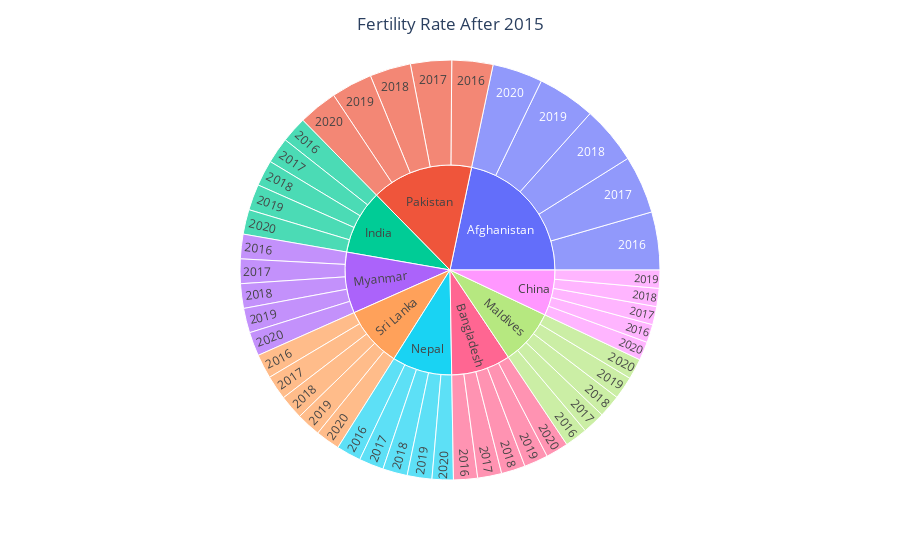

Notebook source saved alongside this figure:
### Code cell
fig = px.sunburst(
            pop_density_after_2015,
            path = ['country', 'Year'],
            values = 'Fertility Rate'
                 )

fig.update_layout(title_text = 'Fertility Rate After 2015', title_x = 0.5)

### Figure 1 — Plotly figure (JSON) as saved in the notebook; plotly's stock layout.template omitted (floating-point values rounded to 4 significant figures)
{"data": [{"branchvalues": "total", "domain": {"x": [0, 1], "y": [0, 1]}, "hovertemplate": "labels=%{label}<br>Fertility Rate=%{value}<br>parent=%{parent}<br>id=%{id}<extra></extra>", "ids": ["Afghanistan/2016", "Bangladesh/2016", "China/2016", "India/2016", "Maldives/2016", "Myanmar/2016", "Nepal/2016", "Pakistan/2016", "Sri Lanka/2016", "Afghanistan/2017", "Bangladesh/2017", "China/2017", "India/2017", "Maldives/2017", "Myanmar/2017", "Nepal/2017", "Pakistan/2017", "Sri Lanka/2017", "Afghanistan/2018", "Bangladesh/2018", "China/2018", "India/2018", "Maldives/2018", "Myanmar/2018", "Nepal/2018", "Pakistan/2018", "Sri Lanka/2018", "Afghanistan/2019", "Bangladesh/2019", "China/2019", "India/2019", "Maldives/2019", "Myanmar/2019", "Nepal/2019", "Pakistan/2019", "Sri Lanka/2019", "Afghanistan/2020", "Bangladesh/2020", "China/2020", "India/2020", "Maldives/2020", "Myanmar/2020", "Nepal/2020", "Pakistan/2020", "Sri Lanka/2020", "Afghanistan", "Bangladesh", "China", "India", "Maldives", "Myanmar", "Nepal", "Pakistan", "Sri Lanka"], "labels": ["2016", "2016", "2016", "2016", "2016", "2016", "2016", "2016", "2016", "2017", "2017", "2017", "2017", "2017", "2017", "2017", "2017", "2017", "2018", "2018", "2018", "2018", "2018", "2018", "2018", "2018", "2018", "2019", "2019", "2019", "2019", "2019", "2019", "2019", "2019", "2019", "2020", "2020", "2020", "2020", "2020", "2020", "2020", "2020", "2020", "Afghanistan", "Bangladesh", "China", "India", "Maldives", "Myanmar", "Nepal", "Pakistan", "Sri Lanka"], "name": "", "parents": ["Afghanistan", "Bangladesh", "China", "India", "Maldives", "Myanmar", "Nepal", "Pakistan", "Sri Lanka", "Afghanistan", "Bangladesh", "China", "India", "Maldives", "Myanmar", "Nepal", "Pakistan", "Sri Lanka", "Afghanistan", "Bangladesh", "China", "India", "Maldives", "Myanmar", "Nepal", "Pakistan", "Sri Lanka", "Afghanistan", "Bangladesh", "China", "India", "Maldives", "Myanmar", "Nepal", "Pakistan", "Sri Lanka", "Afghanistan", "Bangladesh", "China", "India", "Maldives", "Myanmar", "Nepal", "Pakistan", "Sri Lanka", "", "", "", "", "", "", "", "", ""], "type": "sunburst", "values": [5.26, 2.18, 1.65, 2.36, 2.06, 2.23, 2.24, 3.73, 2.21, 5.26, 2.18, 1.65, 2.36, 2.06, 2.23, 2.24, 3.73, 2.21, 5.26, 2.18, 1.65, 2.36, 2.06, 2.23, 2.24, 3.73, 2.21, 5.26, 2.18, 1.65, 2.36, 2.06, 2.23, 2.24, 3.73, 2.21, 4.56, 2.05, 1.69, 2.24, 1.88, 2.17, 1.93, 3.55, 2.21, 25.6, 10.77, 8.29, 11.68, 10.12, 11.09, 10.89, 18.47, 11.05]}], "layout": {"legend": {"tracegroupgap": 0}, "margin": {"t": 60}, "title": {"text": "Fertility Rate After 2015", "x": 0.5}}}
